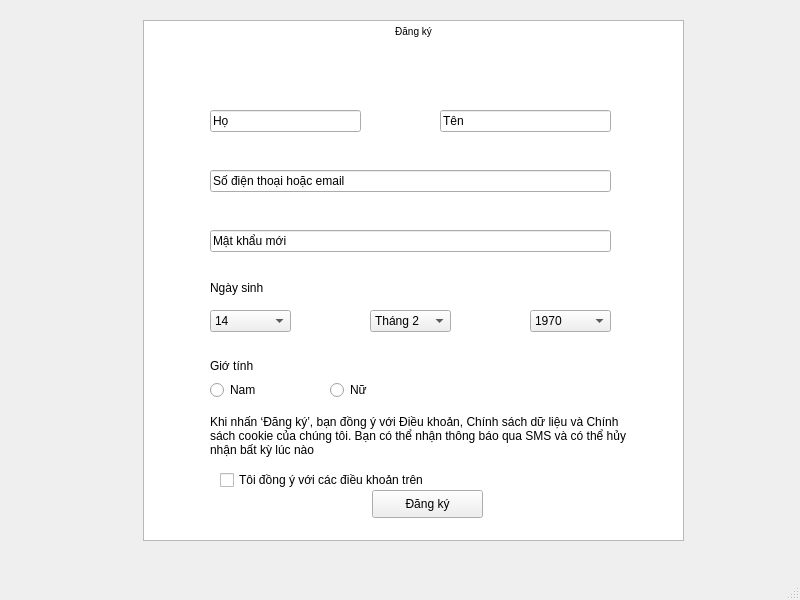
<?xml version="1.0" encoding="UTF-8"?>
<ui version="4.0">
 <class>MainWindow</class>
 <widget class="QMainWindow" name="MainWindow">
  <property name="geometry">
   <rect>
    <x>0</x>
    <y>0</y>
    <width>800</width>
    <height>600</height>
   </rect>
  </property>
  <property name="windowTitle">
   <string>MainWindow</string>
  </property>
  <widget class="QWidget" name="centralwidget">
   <widget class="QTextEdit" name="textEdit">
    <property name="geometry">
     <rect>
      <x>143</x>
      <y>20</y>
      <width>541</width>
      <height>521</height>
     </rect>
    </property>
    <property name="html">
     <string>&lt;!DOCTYPE HTML PUBLIC &quot;-//W3C//DTD HTML 4.0//EN&quot; &quot;http://www.w3.org/TR/REC-html40/strict.dtd&quot;&gt;
&lt;html&gt;&lt;head&gt;&lt;meta name=&quot;qrichtext&quot; content=&quot;1&quot; /&gt;&lt;style type=&quot;text/css&quot;&gt;
p, li { white-space: pre-wrap; }
&lt;/style&gt;&lt;/head&gt;&lt;body style=&quot; font-family:'MS Shell Dlg 2'; font-size:7.8pt; font-weight:400; font-style:normal;&quot;&gt;
&lt;p align=&quot;center&quot; style=&quot; margin-top:0px; margin-bottom:0px; margin-left:0px; margin-right:0px; -qt-block-indent:0; text-indent:0px;&quot;&gt;Đăng ký&lt;/p&gt;
&lt;p align=&quot;center&quot; style=&quot;-qt-paragraph-type:empty; margin-top:0px; margin-bottom:0px; margin-left:0px; margin-right:0px; -qt-block-indent:0; text-indent:0px;&quot;&gt;&lt;br /&gt;&lt;/p&gt;&lt;/body&gt;&lt;/html&gt;</string>
    </property>
   </widget>
   <widget class="QComboBox" name="comboBox">
    <property name="geometry">
     <rect>
      <x>210</x>
      <y>310</y>
      <width>81</width>
      <height>22</height>
     </rect>
    </property>
    <item>
     <property name="text">
      <string>14</string>
     </property>
    </item>
   </widget>
   <widget class="QComboBox" name="comboBox_2">
    <property name="geometry">
     <rect>
      <x>370</x>
      <y>310</y>
      <width>81</width>
      <height>22</height>
     </rect>
    </property>
    <item>
     <property name="text">
      <string>Tháng 2</string>
     </property>
    </item>
   </widget>
   <widget class="QComboBox" name="comboBox_3">
    <property name="geometry">
     <rect>
      <x>530</x>
      <y>310</y>
      <width>81</width>
      <height>22</height>
     </rect>
    </property>
    <item>
     <property name="text">
      <string>1970</string>
     </property>
    </item>
   </widget>
   <widget class="QLineEdit" name="lineEdit">
    <property name="geometry">
     <rect>
      <x>210</x>
      <y>110</y>
      <width>151</width>
      <height>22</height>
     </rect>
    </property>
    <property name="text">
     <string>Họ</string>
    </property>
   </widget>
   <widget class="QLineEdit" name="lineEdit_2">
    <property name="geometry">
     <rect>
      <x>440</x>
      <y>110</y>
      <width>171</width>
      <height>22</height>
     </rect>
    </property>
    <property name="text">
     <string>Tên</string>
    </property>
   </widget>
   <widget class="QLineEdit" name="lineEdit_3">
    <property name="geometry">
     <rect>
      <x>210</x>
      <y>170</y>
      <width>401</width>
      <height>22</height>
     </rect>
    </property>
    <property name="text">
     <string>Số điện thoại hoặc email</string>
    </property>
   </widget>
   <widget class="QLineEdit" name="lineEdit_4">
    <property name="geometry">
     <rect>
      <x>210</x>
      <y>230</y>
      <width>401</width>
      <height>22</height>
     </rect>
    </property>
    <property name="text">
     <string>Mật khẩu mới</string>
    </property>
   </widget>
   <widget class="QCheckBox" name="checkBox">
    <property name="geometry">
     <rect>
      <x>220</x>
      <y>470</y>
      <width>251</width>
      <height>20</height>
     </rect>
    </property>
    <property name="text">
     <string>Tôi đồng ý với các điều khoản trên</string>
    </property>
   </widget>
   <widget class="QRadioButton" name="radioButton">
    <property name="geometry">
     <rect>
      <x>210</x>
      <y>380</y>
      <width>95</width>
      <height>20</height>
     </rect>
    </property>
    <property name="text">
     <string>Nam</string>
    </property>
   </widget>
   <widget class="QRadioButton" name="radioButton_2">
    <property name="geometry">
     <rect>
      <x>330</x>
      <y>380</y>
      <width>95</width>
      <height>20</height>
     </rect>
    </property>
    <property name="text">
     <string>Nữ </string>
    </property>
   </widget>
   <widget class="QPushButton" name="pushButton">
    <property name="geometry">
     <rect>
      <x>372</x>
      <y>490</y>
      <width>111</width>
      <height>28</height>
     </rect>
    </property>
    <property name="text">
     <string>Đăng ký</string>
    </property>
   </widget>
   <widget class="QLabel" name="label">
    <property name="geometry">
     <rect>
      <x>210</x>
      <y>350</y>
      <width>91</width>
      <height>31</height>
     </rect>
    </property>
    <property name="text">
     <string>Giớ tính</string>
    </property>
   </widget>
   <widget class="QLabel" name="label_2">
    <property name="geometry">
     <rect>
      <x>210</x>
      <y>280</y>
      <width>55</width>
      <height>16</height>
     </rect>
    </property>
    <property name="text">
     <string>Ngày sinh</string>
    </property>
   </widget>
   <widget class="QLabel" name="label_3">
    <property name="geometry">
     <rect>
      <x>210</x>
      <y>410</y>
      <width>421</width>
      <height>51</height>
     </rect>
    </property>
    <property name="text">
     <string>Khi nhấn ‘Đăng ký’, bạn đồng ý với Điều khoản, Chính sách dữ liệu và Chính sách cookie của chúng tôi. Bạn có thể nhận thông báo qua SMS và có thể hủy nhận bất kỳ lúc nào</string>
    </property>
    <property name="wordWrap">
     <bool>true</bool>
    </property>
   </widget>
  </widget>
  <widget class="QMenuBar" name="menubar">
   <property name="geometry">
    <rect>
     <x>0</x>
     <y>0</y>
     <width>800</width>
     <height>26</height>
    </rect>
   </property>
  </widget>
  <widget class="QStatusBar" name="statusbar"/>
 </widget>
 <resources/>
 <connections/>
</ui>
